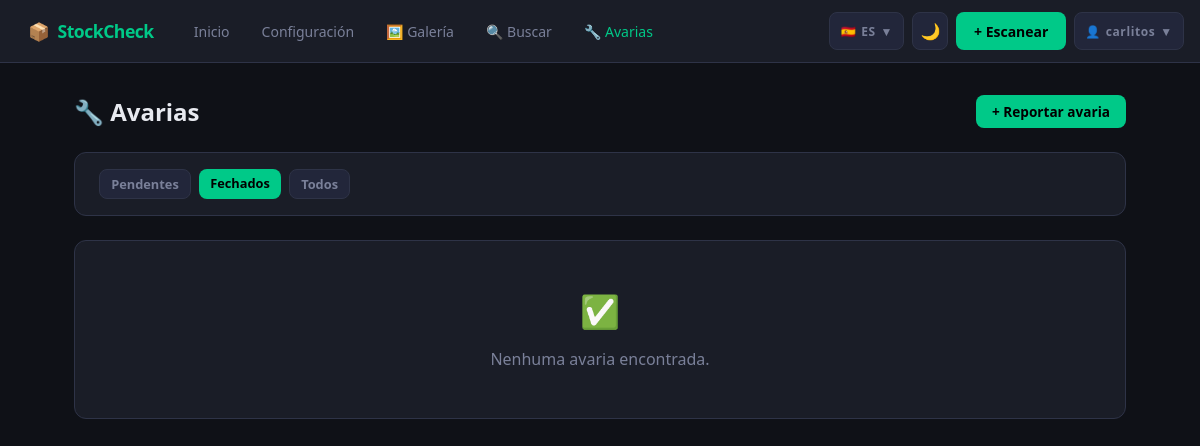
Before: /avarias/?estado=cerrado (signed in) with the older database file.
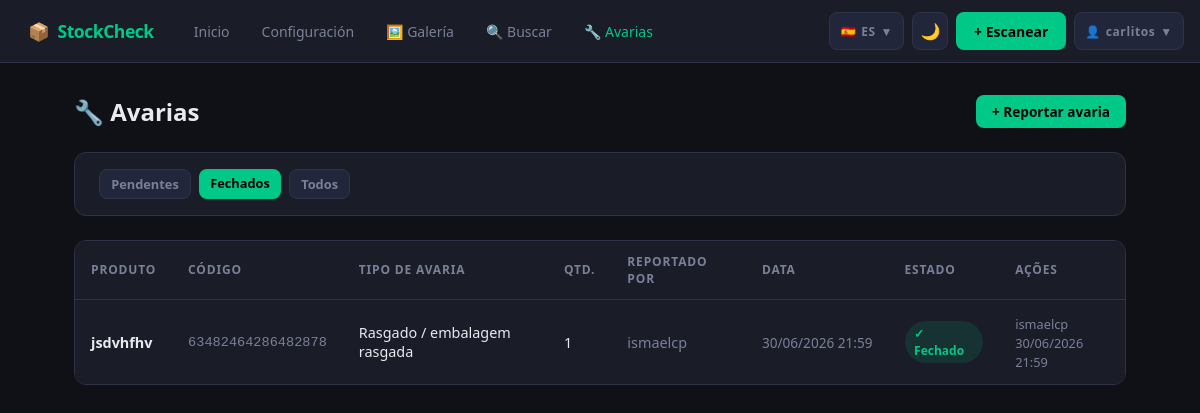
After: the same page with the newer database file.
### productos/models.py (models this page shows, shortened)
class Avaria(models.Model):
    TIPOS_DANIO = [
        ("rasgado",   "Rasgado / embalagem rasgada"),
        ("mojado",    "Molhado / úmido"),
        ("aplastado", "Amassado / deformado"),
        ("vencido",   "Vencido (retirado da gôndola)"),
        ("otro",      "Outro"),
    ]
    ESTADOS = [
        ("pendiente", "Pendente de baixa"),
        ("cerrado",   "Fechado / dado baixa"),
    ]
    codigo_barra = models.CharField(max_length=100, verbose_name="Código de barras")
    nombre       = models.CharField(max_length=200, verbose_name="Nome do produto")
    tipo_danio   = models.CharField(max_length=20, choices=TIPOS_DANIO, verbose_name="Tipo de avaria")
    cantidad     = models.PositiveIntegerField(default=1, verbose_name="Quantidade")
    estado       = models.CharField(max_length=20, choices=ESTADOS, default="pendiente", verbose_name="Estado")
    reportado_por = models.ForeignKey(
        User,
        on_delete=models.SET_NULL,
        null=True,
        related_name="avarias_reportadas",
        verbose_name="Reportado por",
    )
    fecha_reporte = models.DateTimeField(auto_now_add=True, verbose_name="Data do reporte")
    cerrado_por   = models.ForeignKey(
        User,
        on_delete=models.SET_NULL,
        null=True,
        blank=True,
        related_name="avarias_cerradas",
        verbose_name="Fechado por",
    )
    fecha_cierre  = models.DateTimeField(null=True, blank=True, verbose_name="Data de fechamento")
    class Meta:
        ordering = ["-fecha_reporte"]
        verbose_name = "Avaria"
        verbose_name_plural = "Avarias"

### productos/views.py (the view)
# urls.py: path("avarias/",                  views.listar_avarias,   name="listar_avarias"),
@login_required(login_url='login')
def listar_avarias(request):
    estado_filter = request.GET.get("estado", "pendiente")
    avarias = Avaria.objects.select_related("reportado_por", "cerrado_por")
    if estado_filter in ("pendiente", "cerrado"):
        avarias = avarias.filter(estado=estado_filter)
    return render(request, "productos/listar_avarias.html", {
        "avarias": avarias,
        "estado_filter": estado_filter,
        "total_pendientes": Avaria.objects.filter(estado="pendiente").count(),
    })

### productos/templates/productos/listar_avarias.html (shortened to what this page needs)
{% extends "productos/base.html" %}
{% block content %}
<div style="display:flex; align-items:center; justify-content:space-between; margin-bottom:1.5rem; flex-wrap:wrap; gap:1rem;">
  <div>
    <h1 style="margin:0;">🔧 Avarias</h1>
  </div>
  <a href="{% url 'reportar_avaria' %}" class="btn btn-primary">+ Reportar avaria</a>
</div>
<div class="card" style="margin-bottom:1.5rem; padding:1rem 1.5rem;">
  <div style="display:flex; gap:0.5rem; flex-wrap:wrap;">
    <a href="?estado=pendiente" class="btn btn-sm {% if estado_filter == 'pendiente' %}btn-primary{% else %}btn-ghost{% endif %}">
      Pendentes
    </a>
    <a href="?estado=cerrado" class="btn btn-sm {% if estado_filter == 'cerrado' %}btn-primary{% else %}btn-ghost{% endif %}">
      Fechados
    </a>
    <a href="?" class="btn btn-sm {% if estado_filter not in 'pendiente cerrado' %}btn-primary{% else %}btn-ghost{% endif %}">
      Todos
    </a>
  </div>
</div>
{% if avarias %}
<div class="table-wrap">
  <table>
    <thead>
      <tr>
        <th>Produto</th>
        <th>Código</th>
        <th>Tipo de avaria</th>
        <th>Qtd.</th>
        <th>Reportado por</th>
        <th>Data</th>
        <th>Estado</th>
        <th>Ações</th>
      </tr>
    </thead>
    <tbody>
      {% for a in avarias %}
      <tr>
        <td><strong>{{ a.nombre }}</strong></td>
        <td style="font-family:monospace; color:var(--text-muted); font-size:0.85rem;">{{ a.codigo_barra }}</td>
        <td>{{ a.get_tipo_danio_display }}</td>
        <td>{{ a.cantidad }}</td>
        <td style="color:var(--text-muted);">{{ a.reportado_por|default:"—" }}</td>
        <td style="color:var(--text-muted); font-size:0.85rem; white-space:nowrap;">{{ a.fecha_reporte|date:"d/m/Y H:i" }}</td>
        <td>
          {% if a.estado == "pendiente" %}
            <span class="badge badge-warn">⏳ Pendente</span>
          {% else %}
            <span class="badge badge-ok">✓ Fechado</span>
          {% endif %}
        </td>
        <td>
          {% if a.estado == "pendiente" %}
            {% if not request.user|stringformat:"s" == request.user.groups.filter %}
            <a href="{% url 'cerrar_avaria' a.pk %}" class="btn btn-sm btn-ghost">Fechar</a>
            {% endif %}
            <a href="{% url 'cerrar_avaria' a.pk %}" class="btn btn-sm btn-ghost">Fechar</a>
          {% else %}
            <span style="font-size:0.8rem; color:var(--text-muted);">
              {{ a.cerrado_por|default:"—" }}<br>
              {{ a.fecha_cierre|date:"d/m/Y H:i" }}
            </span>
          {% endif %}
        </td>
      </tr>
      {% endfor %}
    </tbody>
  </table>
</div>
{% else %}
<div class="card" style="text-align:center; padding:3rem;">
  <p style="font-size:2rem; margin-bottom:1rem;">✅</p>
  <p style="color:var(--text-muted);">
    {% if estado_filter == "pendiente" %}
      Não há avarias pendentes. Tudo em ordem!
    {% else %}
      Nenhuma avaria encontrada.
    {% endif %}
  </p>
</div>
{% endif %}
{% endblock %}

### productos/templates/productos/base.html (shortened to what this page needs)
{% load static %}
<!DOCTYPE html>
<html lang="es" data-theme="dark">
<head>
</head>
<body>
<nav>
  <div class="nav-left">
    <a href="{% url 'dashboard' %}" class="nav-brand"><span>📦</span> <span>StockCheck</span></a>
    <div class="nav-links">
      <a href="{% url 'dashboard' %}" {% if request.resolver_match.url_name == 'dashboard' %}class="active"{% endif %} data-i18n="nav.inicio">Inicio</a>
      <a href="{% url 'configuracion' %}" {% if request.resolver_match.url_name == 'configuracion' %}class="active"{% endif %} data-i18n="nav.config">Configuración</a>
      <a href="{% url 'galeria_productos' %}" {% if request.resolver_match.url_name == 'galeria_productos' %}class="active"{% endif %} data-i18n="nav.galeria">🖼️ Galería</a>
      <a href="{% url 'pagina_buscador' %}" {% if request.resolver_match.url_name == 'pagina_buscador' %}class="active"{% endif %}>🔍 Buscar</a>
      <a href="{% url 'listar_avarias' %}" {% if request.resolver_match.url_name == 'listar_avarias' %}class="active"{% endif %}>🔧 Avarias</a>
    </div>
  </div>
  <div class="nav-right">
    <div class="dropdown">
      <button class="dropdown-toggle" id="langToggle" onclick="toggleLangMenu()">
        <span id="langFlag">🇪🇸</span>
        <span id="langCode">ES</span>
        <span>▼</span>
      </button>
    </div>
    <button class="icon-btn" id="themeBtn" onclick="toggleTheme()" title="Cambiar tema">🌙</button>
    <a href="{% url 'escanear' %}" class="nav-scan" data-i18n="nav.escanear">+ Escanear</a>
    {% if user.is_authenticated %}
    <div class="dropdown">
      <button class="dropdown-toggle" onclick="toggleUserMenu()">
        <span>👤</span>
        <span id="userName">{{ user.first_name|default:user.username }}</span>
        <span>▼</span>
      </button>
    </div>
    {% endif %}
  </div>
</nav>
<main>
  {% block content %}{% endblock %}
</main>
</body>
</html>

### productos/templates/productos/base.html (style rules this page uses)
[data-theme="dark"] { --bg: #0f1117; --surface: #1a1d27; --surface2: #22263a; --border: #2e3347; --text: #e8eaf0; --text-muted: #7a8099; }
:root { --accent: #00c988; --accent-dim: #00a870; --danger: #ff4d6d; --warn: #ffb830; --ok: #00c988; --radius: 12px; --font: 'Segoe UI', system-ui, sans-serif; }
* { box-sizing: border-box; margin: 0; padding: 0; }
body { font-family: var(--font); background: var(--bg); color: var(--text); min-height: 100vh; transition: background 0.2s, color 0.2s; }
nav { background: var(--surface); border-bottom: 1px solid var(--border); padding: 0.75rem 1rem; display: flex; align-items: center; gap: 1rem; position: sticky; top: 0; z-index: 100; justify-content: space-between; }
.nav-left { display: flex; align-items: center; gap: 1rem; }
.nav-brand { font-size: 1.1rem; font-weight: 700; color: var(--accent); letter-spacing: -0.5px; display: flex; align-items: center; gap: 0.5rem; text-decoration: none; white-space: nowrap; }
.nav-links { display: flex; align-items: center; gap: 0.5rem; }
nav a { color: var(--text-muted); text-decoration: none; font-size: 0.875rem; font-weight: 500; padding: 0.4rem 0.75rem; border-radius: 8px; transition: all 0.15s; }
nav a.active { color: var(--accent); }
.nav-right { display: flex; align-items: center; gap: 0.5rem; margin-left: auto; }
.dropdown { position: relative; display: inline-block; }
.dropdown-toggle { background: var(--surface2); border: 1px solid var(--border); color: var(--text-muted); border-radius: 8px; padding: 0 0.65rem; height: 38px; display: inline-flex; align-items: center; cursor: pointer; font-size: 0.75rem; font-weight: 700; letter-spacing: 0.05em; transition: all 0.15s; font-family: var(--font); gap: 0.3rem; }
.icon-btn { background: var(--surface2); border: 1px solid var(--border); color: var(--text-muted); border-radius: 8px; width: 36px; height: 38px; display: inline-flex; align-items: center; justify-content: center; cursor: pointer; font-size: 1rem; transition: all 0.15s; }
.nav-scan { background: var(--accent); color: #000 !important; font-weight: 700 !important; padding: 0.45rem 1.1rem !important; border-radius: 8px; text-decoration: none; font-size: 0.875rem; transition: background 0.15s; height: 38px; display: inline-flex; align-items: center; justify-content: center; box-sizing: border-box; }
main { max-width: 1100px; margin: 0 auto; padding: 2rem 1.5rem; }
h1 { font-size: 1.5rem; font-weight: 700; margin-bottom: 1.5rem; }
.card { background: var(--surface); border: 1px solid var(--border); border-radius: var(--radius); padding: 1.25rem 1.5rem; width: 100%; }
.table-wrap { overflow-x: auto; border-radius: var(--radius); border: 1px solid var(--border); margin-bottom: 2rem; }
table { width: 100%; border-collapse: collapse; background: var(--surface); font-size: 0.9rem; }
thead th { text-align: left; padding: 0.75rem 1rem; font-size: 0.75rem; text-transform: uppercase; letter-spacing: 0.07em; color: var(--text-muted); border-bottom: 1px solid var(--border); }
tbody tr { border-bottom: 1px solid var(--border); transition: background 0.1s; }
tbody tr:last-child { border-bottom: none; }
td { padding: 0.85rem 1rem; vertical-align: middle; }
.badge { display: inline-block; padding: 0.25rem 0.6rem; border-radius: 999px; font-size: 0.75rem; font-weight: 600; }
.badge-ok { background: color-mix(in srgb, var(--ok) 12%, transparent); color: var(--ok); }
.btn { display: inline-block; padding: 0.45rem 1rem; border-radius: 8px; border: none; font-size: 0.85rem; font-weight: 600; cursor: pointer; text-decoration: none; transition: all 0.15s; font-family: var(--font); }
.btn-primary { background: var(--accent); color: #000; }
.btn-sm { padding: 0.3rem 0.7rem; font-size: 0.8rem; }
.btn-ghost { background: var(--surface2); color: var(--text-muted); border: 1px solid var(--border); }

Changed rows visible on the page:
added Avaria: nombre "jsdvhfhv", codigo_barra "63482464286482878", tipo_danio "Rasgado / embalagem rasgada", cantidad "1", reportado_por "ismaelcp", fecha_reporte "30/06/2026 21:59", estado "✓ Fechado", cerrado_por "ismaelcp", fecha_cierre "30/06/2026 21:59"
Other visible differences:
text no longer shown: "✅ Nenhuma avaria encontrada."
text now shown: "PRODUTO CÓDIGO TIPO DE AVARIA QTD. REPORTADO POR DATA ESTADO AÇÕES"
